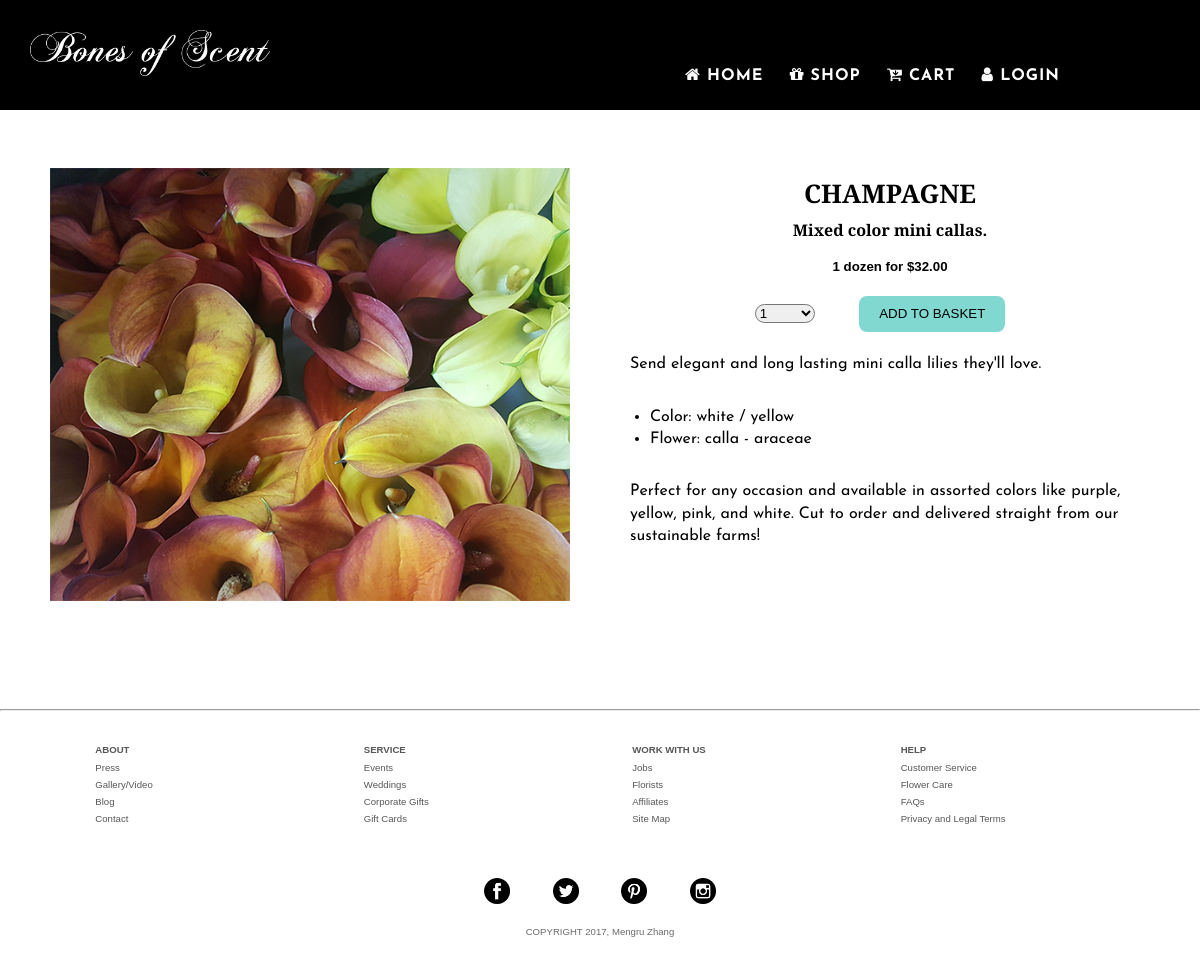
Page /product_item.php?id=7 on the committed database.
### tables this page shows
CREATE TABLE IF NOT EXISTS `products` (
  `id` int(12) NOT NULL AUTO_INCREMENT,
  `name` varchar(64) NOT NULL,
  `slogan` varchar(128) NOT NULL,
  `price` decimal(12,2) NOT NULL,
  `image` varchar(256) NOT NULL,
  `description` text NOT NULL,
  `date_create` datetime NOT NULL,
  PRIMARY KEY (`id`)
);

### product_item.php (the view, shortened to what this page needs)
<?php
include_once "db_connect.php";
?><!DOCTYPE html>
<html lang="en">
<head>
    <link type="text/css" rel="stylesheet" href="css/common.css"/>
    <link type="text/css" rel="stylesheet" href="css/theme.css"/>
</head>
<body>
<br>
<div class="content" align="center">
    <div class="center" align="center">
        <div class="dual-box">
            <div class="container flex-parent">
                <?php
                if(!isset($_GET['id'])) {
                    echo "cannot get id";
                } else {
                $query_string = "SELECT * FROM `products` WHERE `id` = '{$_GET['id']}'";
                $result = $conn->query($query_string);
                $row = $result->fetch_object();
                ?>
                <div class="box">
                    <img src="<?= $row->image?>" alt="prdctImage">
                </div>
                <br>
                <div class="box">
                        <h2><?= $row->name?></h2>
                        <h4>
                            <?= $row->slogan?>
                        </h4>
                        <br>
                        <h5>1 dozen for $<?= $row->price?></h5>
                        <label>
                            <select>
                                <option selected="selected" value="1">1</option>
                            </select>
                        </label>
                        <button class="add">
                            ADD TO BASKET
                        </button>
                        <div class="mysql-description" align="left">
                            <?= $row->description ?>
                        </div>
                </div>
            </div>
            <?php
            }
            ?>
        </div>
    <br><br><br>
    </div>
</div>
</body>
</html>

### css/common.css (style rules this page uses)
* { margin: 0; padding: 0; box-sizing: border-box; }
body { margin: 0; font-size: 100%; font-family: helvetica, arial, sans-serif; }
a { color: inherit; font-weight: bold; text-decoration: none; }
header { background-color: black; height: 100px; padding:0; }
div.logo { background-color:black; padding:0; vertical-align: middle; }
div.logo { width:20%; float: left; }
.logo img { width:100%; margin:30px; }
.logo, .intro, .menu { padding: 0; background-color: black; }
.menu { font-family: 'Josefin Sans', sans-serif; font-weight: bolder; display: inline; color: white; letter-spacing: 1px; width: 100%; vertical-align: middle; z-index: +5; position: absolute; }
.menu ul { margin-top:50px; margin-right: 10%; float: right; }
.menu li { display: inline; margin-right: 20px; }
div.center { margin-top: 10px; max-width: 2000px; }
.content { margin-top: 10px; padding: 0; width:100%; }
.footer-big { font-family:helvetica, arial, sans-serif; }
.footer-big ul { list-style: none; font-family:helvetica, arial, sans-serif; font-size: 0.6em; line-height: 1.8em; color: #575757; }
li.textbold { font-weight: bolder; }
.footer-small { font-size: 0.6em; color: #6a6a6a; }
.footer-small img { width: 26px; margin: 20px; }

### css/theme.css (style rules this page uses)
h3, h4 { font-family: 'Cormorant Garamond', serif; }
.dual-box { color: black; margin:20px; }
.dual-box h2 { font-family: 'Cormorant Garamond', serif; font-size: 1.6em; line-height: 2em; margin:0; }
div.box { width:50%; flex:1 1 auto; padding: 10px; margin: 20px; }
.dual-box img { max-width:100%; }
.flex-parent { display: -webkit-flex; display: flex; }
div.four-one { padding:30px; width:22%; display: inline-block; vertical-align: top; }
div.mysql-description { font-family: 'Josefin Sans', sans-serif; line-height: 1.4em; }
.mysql-description ul { margin: 30px 10px 30px 20px; text-align: left; }
select { width: 60px; margin: 30px 10px 30px; border-radius: 10px; vertical-align: middle; }
button.add { background-color:rgba(129, 216, 208,1); line-height: 1.8em; margin: 20px 30px; padding:6px 20px; border-radius: 8px; border: none; vertical-align: middle; outline: none; }

### rows in the picture
products: image (picture), name "CHAMPAGNE", slogan "Mixed color mini callas.", price "32.00", description "Send elegant and long lasting mini calla lilies they'll love. Color: white / yellow Flower: calla - araceae Perfect for any occasion and available in assorted colors like purple, yellow, pink, and white. Cut to order and delivered straight from our sustainable farms!"
